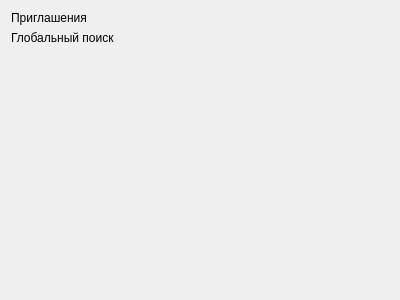
<?xml version="1.0" encoding="UTF-8"?>
<ui version="4.0">
 <class>FriendsTabWidget</class>
 <widget class="QWidget" name="FriendsTabWidget">
  <property name="geometry">
   <rect>
    <x>0</x>
    <y>0</y>
    <width>400</width>
    <height>300</height>
   </rect>
  </property>
  <property name="windowTitle">
   <string>Form</string>
  </property>
  <layout class="QVBoxLayout" name="verticalLayout_4">
   <item>
    <layout class="QVBoxLayout" name="friendBoxesVerticalLayout"/>
   </item>
   <item>
    <widget class="QLabel" name="invitesLabel">
     <property name="text">
      <string>Приглашения</string>
     </property>
    </widget>
   </item>
   <item>
    <layout class="QVBoxLayout" name="friendInvitationBoxesVerticalLayout"/>
   </item>
   <item>
    <widget class="QLabel" name="globalSearchLabel">
     <property name="text">
      <string>Глобальный поиск</string>
     </property>
    </widget>
   </item>
   <item>
    <layout class="QVBoxLayout" name="globalSearchFriendBoxesVerticalLayout"/>
   </item>
   <item>
    <spacer name="verticalSpacer">
     <property name="orientation">
      <enum>Qt::Vertical</enum>
     </property>
     <property name="sizeHint" stdset="0">
      <size>
       <width>20</width>
       <height>209</height>
      </size>
     </property>
    </spacer>
   </item>
  </layout>
 </widget>
 <resources/>
 <connections/>
</ui>
